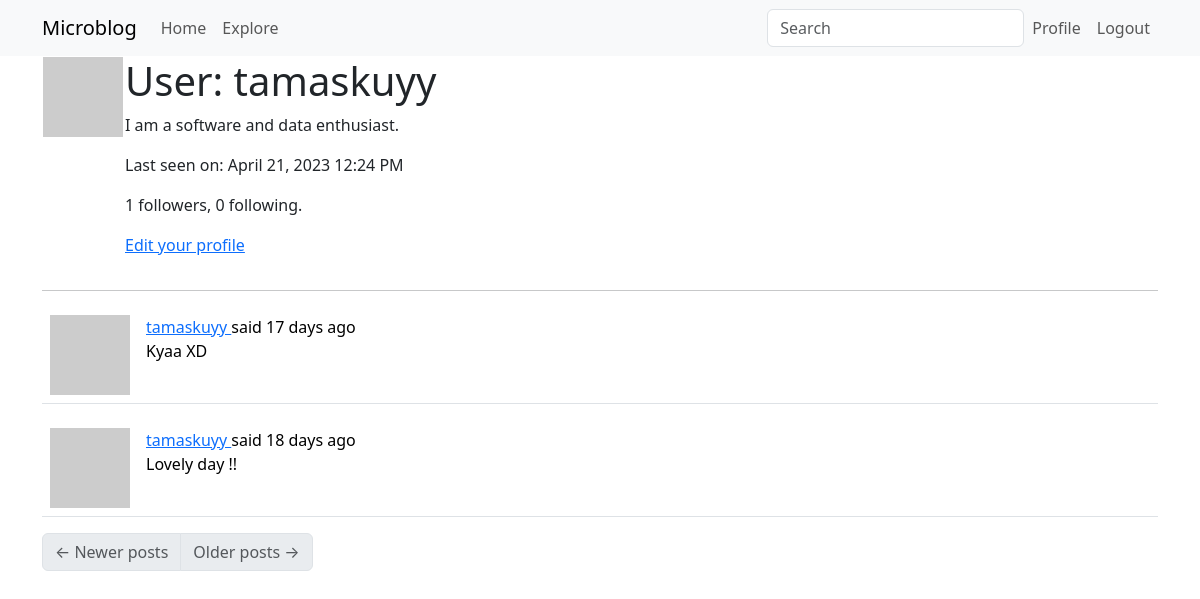
Page /user/tamaskuyy (signed in) on the earlier database version.
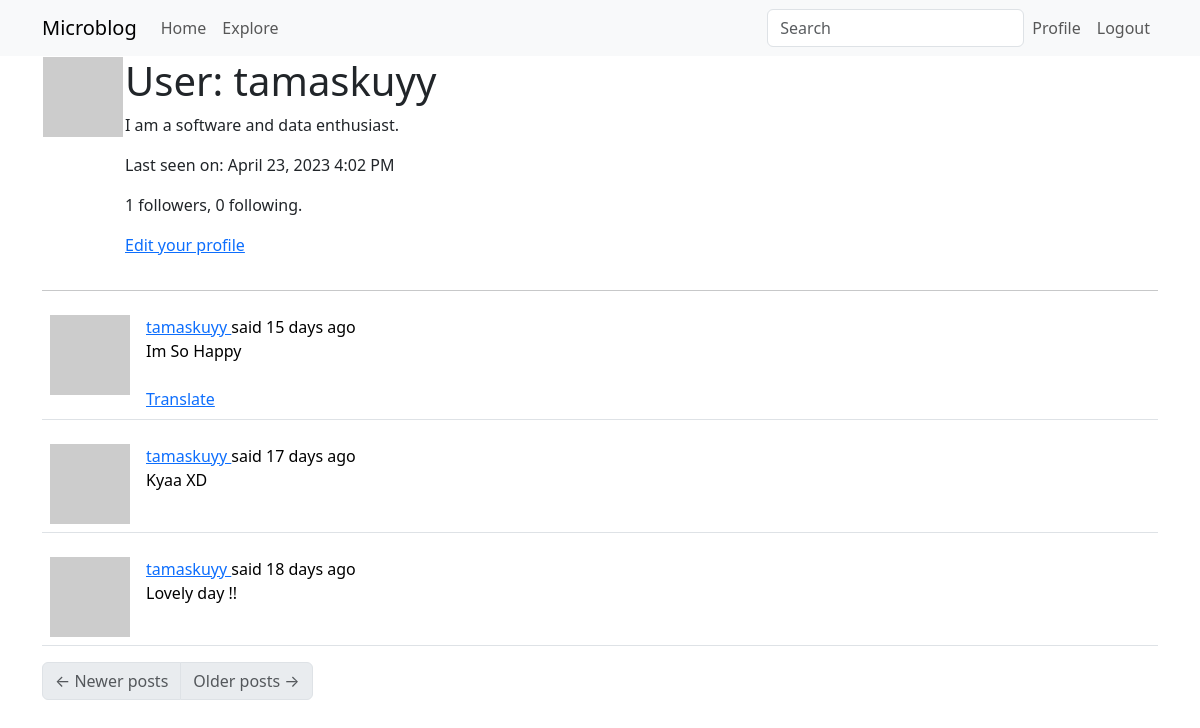
Same page on the later database version.
### app/models.py (models this page shows, shortened)
class User(UserMixin, db.Model):
    id = db.Column(db.Integer, primary_key=True)
    username = db.Column(db.String(64), index=True, unique=True)
    email = db.Column(db.String(120), index=True, unique=True)
    password_hash = db.Column(db.String(128))
    posts = db.relationship('Post', backref='author', lazy='dynamic')
    about_me = db.Column(db.String(140))
    last_seen = db.Column(db.DateTime, default=datetime.utcnow)
    followed = db.relationship(
        'User', secondary=followers,
        primaryjoin=(followers.c.follower_id == id),
        secondaryjoin=(followers.c.followed_id == id),
        backref=db.backref('followers', lazy='dynamic'), lazy='dynamic')
    def avatar(self, size):
        digest = md5(self.email.lower().encode('utf-8')).hexdigest()
        return 'https://www.gravatar.com/avatar/{}?d=identicon&s={}'.format(digest, size)

class SearchableMixin(object):
    @classmethod
    def before_commit(cls, session):
        session._changes = {
            'add': list(session.new),
            'update': list(session.dirty),
            'delete': list(session.deleted)
        }
    @classmethod
    def after_commit(cls, session):
        for obj in session._changes['add']:
            if isinstance(obj, SearchableMixin):
                add_to_index(obj.__tablename__, obj)
        for obj in session._changes['update']:
            if isinstance(obj, SearchableMixin):
                add_to_index(obj.__tablename__, obj)
        for obj in session._changes['delete']:
            if isinstance(obj, SearchableMixin):
                remove_from_index(obj.__tablename__, obj)
        session._changes = None

class Post(SearchableMixin, db.Model):
    __searchable__ = ['body']
    id = db.Column(db.Integer, primary_key=True)
    body = db.Column(db.String(140))
    timestamp = db.Column(db.DateTime, index=True, default=datetime.utcnow)
    user_id = db.Column(db.Integer, db.ForeignKey('user.id'))
    language = db.Column(db.String(5))

### app/main/routes.py (the view)
@bp.route('/user/<username>')
@login_required
def user(username):
    user = User.query.filter_by(username=username).first_or_404()
    page = request.args.get('page', 1, type=int)
    posts = user.posts.order_by(Post.timestamp.desc()).paginate(
        page=page, per_page=current_app.config['POSTS_PER_PAGE'],
        error_out=False)
    next_url = url_for('main.user', username=user.username,
                       page=posts.next_num) if posts.has_next else None
    prev_url = url_for('main.user', username=user.username,
                       page=posts.prev_num) if posts.has_prev else None
    form = EmptyForm()
    return render_template('user.html', user=user, posts=posts.items,
                           next_url=next_url, prev_url=prev_url, form=form)

### app/main/forms.py
class SearchForm(FlaskForm):
    q = StringField(_l('Search'), validators=[DataRequired()])
    def __init__(self, *args, **kwargs):
        if 'formdata' not in kwargs:
            kwargs['formdata'] = request.args
        if 'meta' not in kwargs:
            kwargs['meta'] = {'csrf': False}
        super(SearchForm, self).__init__(*args, **kwargs)

class EmptyForm(FlaskForm):
    submit = SubmitField('Submit')

### app/main/routes.py (called while the page is built)
@bp.before_app_request
def before_request():
    if current_user.is_authenticated:
        current_user.last_seen = datetime.utcnow()
        db.session.commit()
        g.search_form = SearchForm()
    g.locale = str(get_locale())

### app/models.py (called while the page is built)
@login.user_loader
def load_user(id):
    return User.query.get(int(id))

### app/templates/user.html (shortened to what this page needs)
{% extends "base.html" %}
{% block app_content %}
    <table>
        <tr valign="top">
            <td><img src="{{ user.avatar(128) }}"></td>
            <td>
                <h1>{{ _('User:') }} {{ user.username }}</h1>
                {% if user.about_me %}<p>{{ user.about_me }}</p>{% endif %}
                {% if user.last_seen %}
                    <p> {{ _('Last seen on:')}} {{ moment(user.last_seen).format('LLL') }}</p>
                {% endif %}
                <p>{{ user.followers.count() }} followers, {{ user.followed.count() }} following.</p>
                {% if user == current_user %}
                <p><a href="{{ url_for('main.edit_profile') }}">{{ _('Edit your profile') }}</a></p>
                {% endif %}
            </td>
        </tr>
    </table>
    <hr>
    {% for post in posts %}
        {% include '_post.html' %}
    {% endfor %}
    <nav aria-label="...">
        <ul class="pagination">
            <li class="page-item {% if not prev_url %} disabled{% endif %}">
                <a href="{{ prev_url or '#' }}" class="page-link">
                    <span aria-hidden="true">&larr;</span> {{ _('Newer posts') }}
                </a>
            </li>
            <li class="page-item {% if not next_url %} disabled{% endif %}">
                <a href="{{ next_url or '#' }}" class="page-link">
                    {{ _('Older posts') }} <span aria-hidden="true">&rarr;</span>
                </a>
            </li>
        </ul>
    </nav>
{% endblock %}

### app/templates/base.html (shortened to what this page needs)
<!doctype html>
<html lang="en">
    <head>
        {% block head %}
            {% block styles %}
                {{ bootstrap.load_css() }}
            {% endblock %}
        {% endblock %}
    </head>
    <body>
        {% block navbar %}
            <nav class="navbar navbar-expand-lg bg-body-tertiary " style="background-color: #e3f2fd;">
                <div class="container">
                    <a class="navbar-brand" href="{{ url_for('main.index') }}">Microblog</a>
                    <div class="collapse navbar-collapse" id="navbarSupportedContent">
                        <ul class="navbar-nav me-auto mb-2 mb-lg-0">
                            <li class="nav-item">
                                <a class="nav-link {% if request.endpoint == 'index' %} active {% endif %}"  aria-current="page" href="{{ url_for('main.index') }}">{{ _('Home') }}</a>
                            </li>
                            <li class="nav-item">
                                <a class="nav-link {% if request.endpoint == 'explore' %} active {% endif %}" href="{{ url_for('main.explore') }}">{{ _('Explore') }}</a>
                            </li>
                        </ul>
                        {% if g.search_form %}
                            <form class="navbar-form navbar-left" method="get"
                                    action="{{ url_for('main.search') }}">
                                <div class="form-group">
                                    {{ g.search_form.q(size=20, class='form-control',
                                        placeholder=g.search_form.q.label.text) }}
                                </div>
                            </form>
                        {% endif %}
                        <ul class="nav navbar-nav navbar-right">
                            {% if current_user.is_anonymous %}
                                <li class="nav-item">
                                    <a class="nav-link {% if request.endpoint == 'login' %} active {% endif %}" href="{{ url_for('auth.login') }}">{{ _('Login') }}</a>
                                </li>
                            {% else %}
                                <li class="nav-item">
                                    <a class="nav-link {% if request.endpoint == 'user' %} active {% endif %}" href="{{ url_for('main.user', username=current_user.username) }}">{{ _('Profile') }}</a>
                                </li>
                                <li class="nav-item">
                                    <a class="nav-link {% if request.endpoint == 'logout' %} active {% endif %}" href="{{ url_for('auth.logout') }}">{{ _('Logout') }}</a>
                                </li>
                            {% endif %}
                        </ul>
                    </div>
                </div>
            </nav>
        {% endblock %}
        {% block content %}
            <div class="container">
                {% block app_content %}{% endblock %}
            </div>
        {% endblock %}
    </body>
</html>

### app/templates/_post.html (shortened to what this page needs)
<table class="table table-hover">
    <tr>
        <td width="70px">
            <a href="{{ url_for('main.user', username=post.author.username) }}">
                <img src="{{ post.author.avatar(70) }}" />
            </a>
        </td>
        <td>
            {{ _('%(username)s said %(when)s',
                username=user_link, when=moment(post.timestamp).fromNow()) }}
            <br>
            <span id="post{{ post.id }}">{{ post.body }}</span>
            {% if post.language and post.language != g.locale %}
            <br><br>
            <span id="translation{{ post.id }}">
                <a href="javascript:translate(
                            'post{{ post.id }}',
                            'translation{{ post.id }}',
                            '{{ post.language }}',
                            '{{ g.locale }}');">{{ _('Translate') }}</a>
            </span>
            {% endif %}
        </td>
    </tr>
</table>

Differences in the rows shown:
changed User "tamaskuyy": last_seen "April 21, 2023 12:24 PM" → "April 23, 2023 4:02 PM"
added Post: body "Im So Happy"
